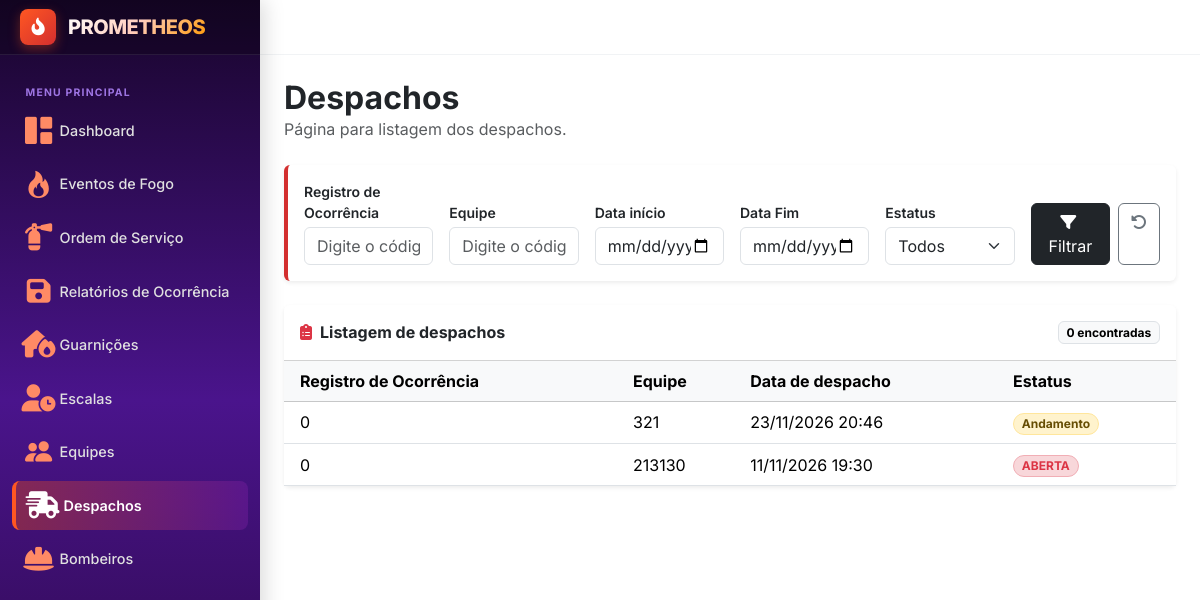
The app's page /despacho with its own data.
### evento_fogo/models.py (models this page shows, shortened)
class Despacho(models.Model):
    id = models.IntegerField(primary_key=True)
    id_ro = models.ForeignKey(RelatorioOcorrencia, on_delete=models.CASCADE)
    id_equipe = models.OneToOneField(Equipe, on_delete=models.PROTECT)
    data = models.DateTimeField()
    estatus = models.CharField(choices=[
           (Estatus.ANDAMENTO.value, Estatus.ANDAMENTO.label),
            (Estatus.FECHADA.value, Estatus.FECHADA.label)
    ], default=Estatus.ANDAMENTO)

class RelatorioOcorrencia(models.Model):
    id = models.IntegerField(primary_key=True)
    codigo = models.IntegerField()
    id_os = models.ForeignKey(OrdemServico, on_delete=models.CASCADE)
    data = models.DateTimeField()
    descricao = models.CharField(max_length=200)

### gestao/models.py (models this page shows, shortened)
class Equipe(models.Model):
    id = models.IntegerField(primary_key=True)
    codigo = models.IntegerField()
    estatus = models.CharField(choices=Estatus, default=Estatus.LIVRE)
    id_comandante = models.ForeignKey("usuario.Bombeiro", on_delete=models.PROTECT)

### evento_fogo/views.py (the view)
# urls.py: path('despacho', fogoViews.despacho, name='despacho'),
def despacho(request):
    despachos = Despacho.objects.all().order_by("-data")
    filtros = {
        "id_ro" : request.GET.get("id_ro", ""),
        "id_equipe" : request.GET.get("id_equipe", ""),
        "data_inicio" : request.GET.get("data_inicio", ""),
        "data_fim" : request.GET.get("data_fim", ""),
        "estatus" : request.GET.get("estatus", "")
    }
    if filtros["id_ro"]:
        despachos = despachos.filter(id_ro__id_os__id_evento_fogo__codigo=filtros["id_ro"])
    if filtros["id_equipe"]:
        despachos = despachos.filter(id_equipe__codigo=filtros["id_equipe"])
    if filtros["data_inicio"]:
        despachos = despachos.filter(data__date__gte=filtros["data_inicio"])
    if filtros["data_fim"]:
        despachos = despachos.filter(data__date__lte=filtros["data_fim"])
    if filtros["estatus"]:
        despachos = despachos.filter(estatus=filtros["estatus"])
    contexto = {
        "despachos" : despachos,
        "filtros" : filtros,
        "estatus_opcoes" : Despacho._meta.get_field("estatus").choices
    }
    return render(request, 'evento_fogo/despachos.html', contexto)

### templates/evento_fogo/despachos.html (shortened to what this page needs)
{% extends "layout.html" %}
{% block content %}
<div class="d-flex flex-wrap align-items-start justify-content-between gap-3 mb-4">
    <div>
        <h1 class="h2 fw-bold mb-0">Despachos</h1>
        <p class="text-muted mb-0">Página para listagem dos despachos.</p>
    </div>
</div>
<div class="card border-0 shadow-sm mb-4" style="border-left: 4px solid #D32F2F !important;">
    <div class="card-body p-3">
        <form method="get" class="row g-3 align-items-end">
            <div class="col-12 col-md-2">
                <label for="filtro-id_ro" class="form-label small fw-semibold mb-1">Registro de Ocorrência</label>
                <input type="text" class="form-control" id="filtro-id_ro" name="id_ro"
                       placeholder="Digite o código do RO" value="{{ filtros.id_ro }}">
            </div>
            <div class="col-12 col-md-2">
                <label for="filtro-id_equipe" class="form-label small fw-semibold mb-1">Equipe</label>
                <input type="text" class="form-control" id="filtro-id_equipe" name="id_equipe"
                       placeholder="Digite o código da equipe" value="{{ filtros.id_equipe }}">
            </div>
            <div class="col-12 col-md-2">
                <label for="filtro-data_inicio" class="form-label small fw-semibold mb-1">Data início</label>
                <input type="date" class="form-control" id="filtro-data_inicio" name="data_inicio"
                         value="{{ filtros.data_inicio}}">
            </div>
            <div class="col-12 col-md-2">
                <label for="filtro-data_fim" class="form-label small fw-semibold mb-1">Data Fim</label>
                <input type="date" class="form-control" id="filtro-data_fim" name="data_fim"
                         value="{{ filtros.data_fim}}">
            </div>
            <div class="col-12 col-md-2">
                <label for="filtro-estatus" class="form-label small fw-semibold mb-1">Estatus</label>
                <select class="form-select" id="filtro-estatus" name="estatus">
                    <option value="">Todos</option>
                </select>
            </div>
            <div class="col-12 col-md-2 d-flex gap-2">
                <button type="submit" class="btn btn-dark w-100">
                    <i class="fa-solid fa-filter me-1"></i> Filtrar
                </button>
                <a href="{% url 'despacho' %}" class="btn btn-outline-secondary" title="Limpar filtros" aria-label="Limpar filtros">
                    <i class="fa-solid fa-rotate-left"></i>
                </a>
            </div>
        </form>
    </div>
</div>
<div class="card border-0 shadow-sm">
    <div class="card-header bg-white d-flex align-items-center justify-content-between py-3">
        <h2 class="h6 fw-bold mb-0">
            <i class="fa-solid fa-clipboard-list text-danger me-2"></i>Listagem de despachos
        </h2>
        <span class="badge text-bg-light border">{{ ordens|length }} encontrada{{ ordens|length|pluralize }}</span>
    </div>
    <div class="table-responsive">
        <table class="table table-hover align-middle mb-0">
            <thead class="table-light">
                <tr>
                    <th scope="col" class="ps-3">Registro de Ocorrência</th>
                    <th scope="col">Equipe</th>
                    <th scope="col">Data de despacho</th>
                    <th scope="col">Estatus</th>
                </tr>
            </thead>
            <tbody>
                {% for despacho in despachos %}
                <tr>
                    <td class="ps-3">{{ despacho.id_ro.codigo }}</td>
                    <td>{{ despacho.id_equipe.codigo }}</td>
                    <td>{{ despacho.data|date:"d/m/Y H:i" }}</td>
                    <td>
                        {% if despacho.estatus == "ABERTA" %}
                        <span class="badge bg-danger-subtle text-danger border border-danger-subtle rounded-pill">{{ despacho.get_estatus_display }}</span>
                        {% elif despacho.estatus == "ANDAMENTO" %}
                        <span class="badge bg-warning-subtle text-warning-emphasis border border-warning-subtle rounded-pill">{{ despacho.get_estatus_display }}</span>
                        {% elif despacho.estatus == "FECHADA" %}
                        <span class="badge bg-secondary-subtle text-secondary border border-secondary-subtle rounded-pill">{{ despacho.get_estatus_display }}</span>
                        {% else %}
                        <span class="badge bg-light text-dark border rounded-pill">{{ despacho.get_estatus_display|default:despacho.estatus }}</span>
                        {% endif %}
                    </td>
                </tr>
                {% endfor %}
            </tbody>
        </table>
    </div>
</div>
{% endblock %}

### templates/layout.html (style rules this page uses)
:root { --fire-red-dark: #D32F2F; --fire-red-primary: #E64A19; --fire-orange: #FF5722; --fire-amber: #FF9800; --purple-dark: #18052B; --purple-mid: #4A148C; --purple-light: #7B1FA2; --bg-main: #ffffff; --sidebar-width: 260px; --sidebar-collapsed-width: 80px; --topbar-height: 55px; }
body { font-family: 'Inter', -apple-system, BlinkMacSystemFont, "Segoe UI", Roboto, sans-serif; background-color: var(--bg-main); color: #212529; overflow-x: hidden; margin: 0; padding: 0; }

### records on screen
Despacho: id_ro.codigo "0", id_equipe.codigo "321", data "23/11/2026 20:46", estatus "Andamento"
Despacho: id_ro.codigo "0", id_equipe.codigo "213130", data "11/11/2026 19:30", estatus "ABERTA"

### other values on screen
{{ ordens|length }} "0"
